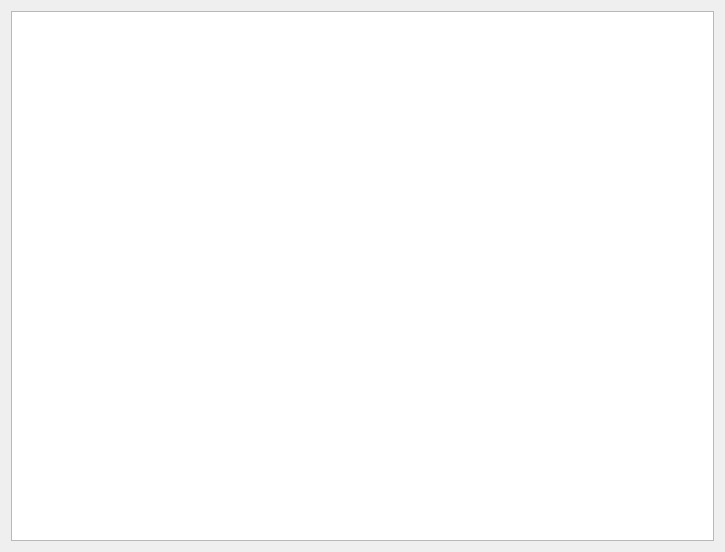
<?xml version="1.0" encoding="UTF-8"?>
<ui version="4.0">
 <class>PaintWidget</class>
 <widget class="QWidget" name="PaintWidget">
  <property name="geometry">
   <rect>
    <x>0</x>
    <y>0</y>
    <width>725</width>
    <height>552</height>
   </rect>
  </property>
  <property name="sizePolicy">
   <sizepolicy hsizetype="Expanding" vsizetype="Expanding">
    <horstretch>0</horstretch>
    <verstretch>0</verstretch>
   </sizepolicy>
  </property>
  <property name="windowTitle">
   <string>Form</string>
  </property>
  <layout class="QHBoxLayout" name="horizontalLayout">
   <item>
    <widget class="QGraphicsView" name="View"/>
   </item>
  </layout>
 </widget>
 <resources/>
 <connections/>
</ui>
